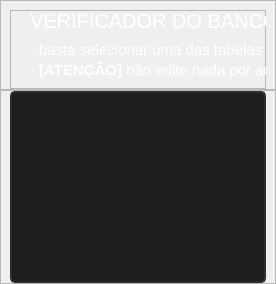
            <widget class="QWidget" name="pagina_databases">
             <layout class="QVBoxLayout" name="verticalLayout_14">
              <property name="spacing">
               <number>0</number>
              </property>
              <property name="leftMargin">
               <number>0</number>
              </property>
              <property name="topMargin">
               <number>0</number>
              </property>
              <property name="rightMargin">
               <number>0</number>
              </property>
              <property name="bottomMargin">
               <number>0</number>
              </property>
              <item>
               <widget class="QFrame" name="frame_3_databases">
                <property name="minimumSize">
                 <size>
                  <width>0</width>
                  <height>90</height>
                 </size>
                </property>
                <property name="frameShape">
                 <enum>QFrame::StyledPanel</enum>
                </property>
                <property name="frameShadow">
                 <enum>QFrame::Raised</enum>
                </property>
                <layout class="QHBoxLayout" name="horizontalLayout_24">
                 <property name="spacing">
                  <number>0</number>
                 </property>
                 <property name="bottomMargin">
                  <number>0</number>
                 </property>
                 <item>
                  <widget class="QFrame" name="frame_67_databases">
                   <property name="frameShape">
                    <enum>QFrame::StyledPanel</enum>
                   </property>
                   <property name="frameShadow">
                    <enum>QFrame::Raised</enum>
                   </property>
                   <widget class="QLabel" name="ex1_databases">
                    <property name="geometry">
                     <rect>
                      <x>20</x>
                      <y>30</y>
                      <width>601</width>
                      <height>20</height>
                     </rect>
                    </property>
                    <property name="styleSheet">
                     <string notr="true">QLabel{
	background-color: transparent;
	color: rgb(255, 255, 255);
font: 15px Segoe UI, bold;
}</string>
                    </property>
                    <property name="text">
                     <string>- basta selecionar uma das tabelas para ver seus dados.</string>
                    </property>
                   </widget>
                   <widget class="QLabel" name="ex2_databases">
                    <property name="geometry">
                     <rect>
                      <x>20</x>
                      <y>50</y>
                      <width>521</width>
                      <height>21</height>
                     </rect>
                    </property>
                    <property name="styleSheet">
                     <string notr="true">QLabel{
	background-color: transparent;
	color: rgb(255, 255, 255);
font: 15px Segoe UI, bold;
}</string>
                    </property>
                    <property name="text">
                     <string>&lt;html&gt;&lt;head/&gt;&lt;body&gt;&lt;p&gt;- &lt;span style=&quot; font-weight:600;&quot;&gt;[ATENÇÃO]&lt;/span&gt; não edite nada por aqui!&lt;/p&gt;&lt;/body&gt;&lt;/html&gt;</string>
                    </property>
                   </widget>
                   <widget class="QLabel" name="titulo_topo_databases">
                    <property name="geometry">
                     <rect>
                      <x>20</x>
                      <y>0</y>
                      <width>451</width>
                      <height>21</height>
                     </rect>
                    </property>
                    <property name="styleSheet">
                     <string notr="true">QLabel{
	background-color: transparent;
	color: rgb(255, 255, 255);
font: 20px Segoe UI, bold;
}</string>
                    </property>
                    <property name="text">
                     <string>VERIFICADOR DO BANCO DE DADOS </string>
                    </property>
                   </widget>
                   <widget class="QComboBox" name="comboBox_databases">
                    <property name="geometry">
                     <rect>
                      <x>400</x>
                      <y>10</y>
                      <width>341</width>
                      <height>40</height>
                     </rect>
                    </property>
                    <property name="minimumSize">
                     <size>
                      <width>0</width>
                      <height>40</height>
                     </size>
                    </property>
                    <property name="styleSheet">
                     <string notr="true">QComboBox{
border: 2px solid rgb(45,45,45);
border-radius: 5px;
padding: 10px;
background-color: rgb(30,30,30);
	color: rgb(203, 203, 203);
font: 15px Segoe UI, bold;
}
QComboBox:hover{
border: 2px solid rgb(55,55,55);
}
QComboBox:focus{
border: 2px solid  rgb(170,0,0);
	color: rgb(170,0,0);
}</string>
                    </property>
                    <item>
                     <property name="text">
                      <string>selecione</string>
                     </property>
                    </item>
                    <item>
                     <property name="text">
                      <string>playstation_users</string>
                     </property>
                    </item>
                    <item>
                     <property name="text">
                      <string>playstation_infos</string>
                     </property>
                    </item>
                    <item>
                     <property name="text">
                      <string>playstation_psp</string>
                     </property>
                    </item>
                    <item>
                     <property name="text">
                      <string>playstation_ps1</string>
                     </property>
                    </item>
                    <item>
                     <property name="text">
                      <string>playstation_ps2</string>
                     </property>
                    </item>
                    <item>
                     <property name="text">
                      <string>playstation_ps3</string>
                     </property>
                    </item>
                    <item>
                     <property name="text">
                      <string>playstation_emuladores</string>
                     </property>
                    </item>
                    <item>
                     <property name="text">
                      <string>playstation_extras</string>
                     </property>
                    </item>
                   </widget>
                  </widget>
                 </item>
                </layout>
               </widget>
              </item>
              <item>
               <widget class="QFrame" name="frame_71_databases">
                <property name="frameShape">
                 <enum>QFrame::StyledPanel</enum>
                </property>
                <property name="frameShadow">
                 <enum>QFrame::Raised</enum>
                </property>
                <layout class="QVBoxLayout" name="verticalLayout_47">
                 <property name="spacing">
                  <number>0</number>
                 </property>
                 <property name="topMargin">
                  <number>0</number>
                 </property>
                 <property name="bottomMargin">
                  <number>0</number>
                 </property>
                 <item>
                  <widget class="QTableView" name="tabela_dados_db_databases">
                   <property name="styleSheet">
                    <string notr="true">QHeaderView {
background: rgb(30, 30, 30);
}
QHeaderView::section{
	color: rgb(255, 255, 255);
background: rgb(35,35,35);
}
QTableCornerButton::section{
background: rgb(35,35,35);
}
QHeaderView::section:pressed{
background: rgb(173,0,0);
}
QTableCornerButton::section:pressed{
background: rgb(173,0,0);
}



QTableView{
border: 2px solid rgb(45,45,45);
border-radius: 5px;
padding: 10px;
background-color: rgb(30,30,30);
	color: rgb(203, 203, 203);
font: 15px Segoe UI, bold;
}
QTableView:hover{
border: 2px solid rgb(55,55,55);
}
QTableView:focus{
border: 2px solid  rgb(170,0,0);
	color: rgb(170,0,0);
}
* { gridline-color: gray }</string>
                   </property>
                   <property name="frameShape">
                    <enum>QFrame::NoFrame</enum>
                   </property>
                   <property name="gridStyle">
                    <enum>Qt::SolidLine</enum>
                   </property>
                   <attribute name="horizontalHeaderDefaultSectionSize">
                    <number>200</number>
                   </attribute>
                  </widget>
                 </item>
                 <item>
                  <widget class="QFrame" name="frame_72_databases">
                   <property name="frameShape">
                    <enum>QFrame::StyledPanel</enum>
                   </property>
                   <property name="frameShadow">
                    <enum>QFrame::Raised</enum>
                   </property>
                  </widget>
                 </item>
                </layout>
               </widget>
              </item>
             </layout>
            </widget>
